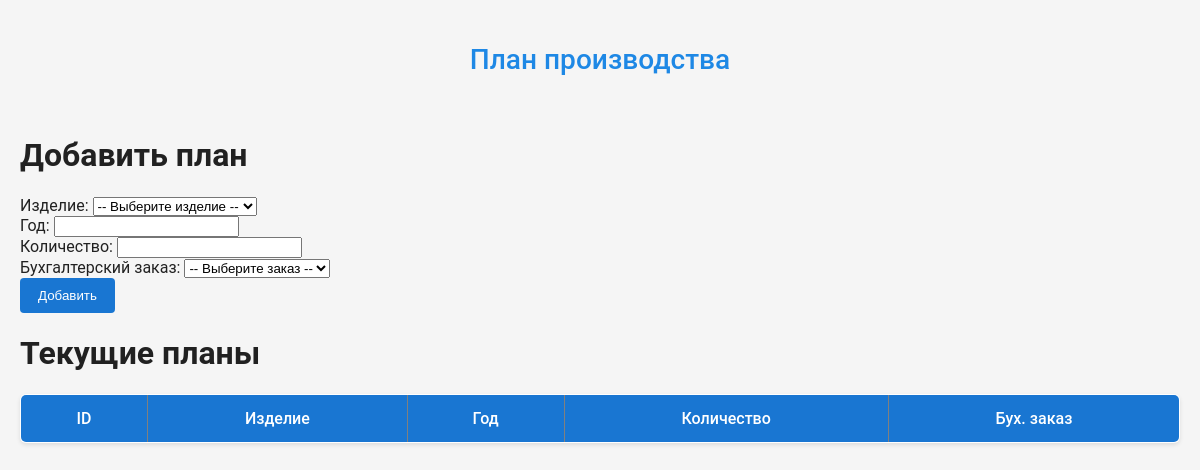
Before: /pages/year_plan.php with the older database file.
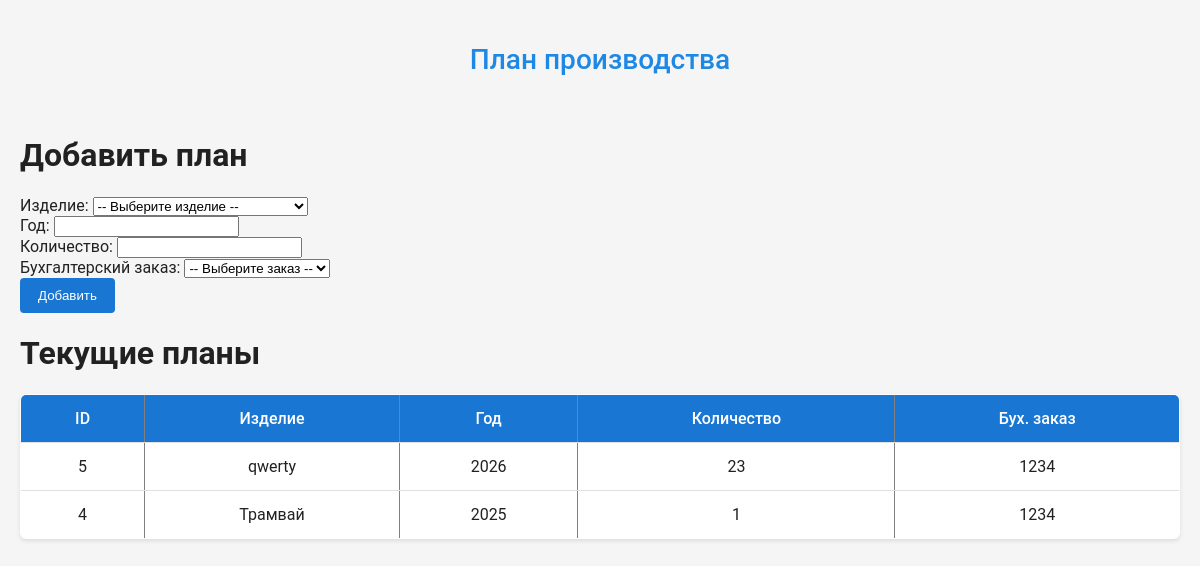
After: the same page with the newer database file.
### tables this page shows
CREATE TABLE `product_plan` (
  `id` int NOT NULL,
  `product_id` int DEFAULT NULL,
  `year` int DEFAULT NULL,
  `quantity` int NOT NULL,
  `order_number` int NOT NULL
);

CREATE TABLE `products` (
  `id` int NOT NULL,
  `name` varchar(255) NOT NULL,
  `designation` varchar(255) NOT NULL,
  `nomenclature_number` varchar(255) NOT NULL
);

### assets/php/script/queries.php (called while the page is built, shortened)
<?php
function getAllProductPlans() {
    global $pdo;
    $sql = "
        SELECT pp.id, p.name AS product_name, pp.year, pp.quantity, pp.order_number
        FROM product_plan pp
        JOIN products p ON pp.product_id = p.id
        JOIN accounting_orders ao ON pp.order_number = ao.order_number
        ORDER BY pp.year DESC, p.name
    ";
    $stmt = $pdo->prepare($sql);
    $stmt->execute();
    return $stmt->fetchAll(PDO::FETCH_ASSOC);
}
?>

### pages/year_plan.php (the view, shortened to what this page needs)
<?php
require_once '../assets/php/script/connect.php';
require_once '../assets/php/script/queries.php';
$plans = getAllProductPlans();
?>
<!DOCTYPE html>
<html lang="ru">
<head>
    <link rel="stylesheet" href="../assets/css/style.css">
</head>
<body>
    <h2>План производства</h2>
    <h1>Добавить план</h1>
    <form id="addPlanForm">
        <label>Изделие:
            <select name="product_id" required>
                <option value="">-- Выберите изделие --</option>
            </select>
        </label><br>
        <label>Год:
            <input list="year-options" name="year" id="yearInput" required pattern="\d{4}" maxlength="4">
        </label><br>
        <label>Количество:
            <input type="number" name="quantity" min="1" required>
        </label><br>
        <label>Бухгалтерский заказ:
            <select name="order_number" required>
                <option value="">-- Выберите заказ --</option>
            </select>
        </label><br>
        <button type="submit">Добавить</button>
    </form>
    <h1>Текущие планы</h1>
    <table border="1" cellpadding="5">
        <tr>
            <th>ID</th>
            <th>Изделие</th>
            <th>Год</th>
            <th>Количество</th>
            <th>Бух. заказ</th>
        </tr>
        <?php foreach ($plans as $plan): ?>
            <tr>
                <td><?= $plan['id'] ?></td>
                <td><?= htmlspecialchars($plan['product_name']) ?></td>
                <td><?= $plan['year'] ?></td>
                <td><?= $plan['quantity'] ?></td>
                <td><?= $plan['order_number'] ?></td>
            </tr>
        <?php endforeach; ?>
    </table>
</body>
</html>

Changed rows visible on the page:
added product_plan: id "5", product.name "qwerty", year "2026", quantity "23", order_number "1234"
added product_plan: id "4", product.name "Трамвай", year "2025", quantity "1", order_number "1234"
